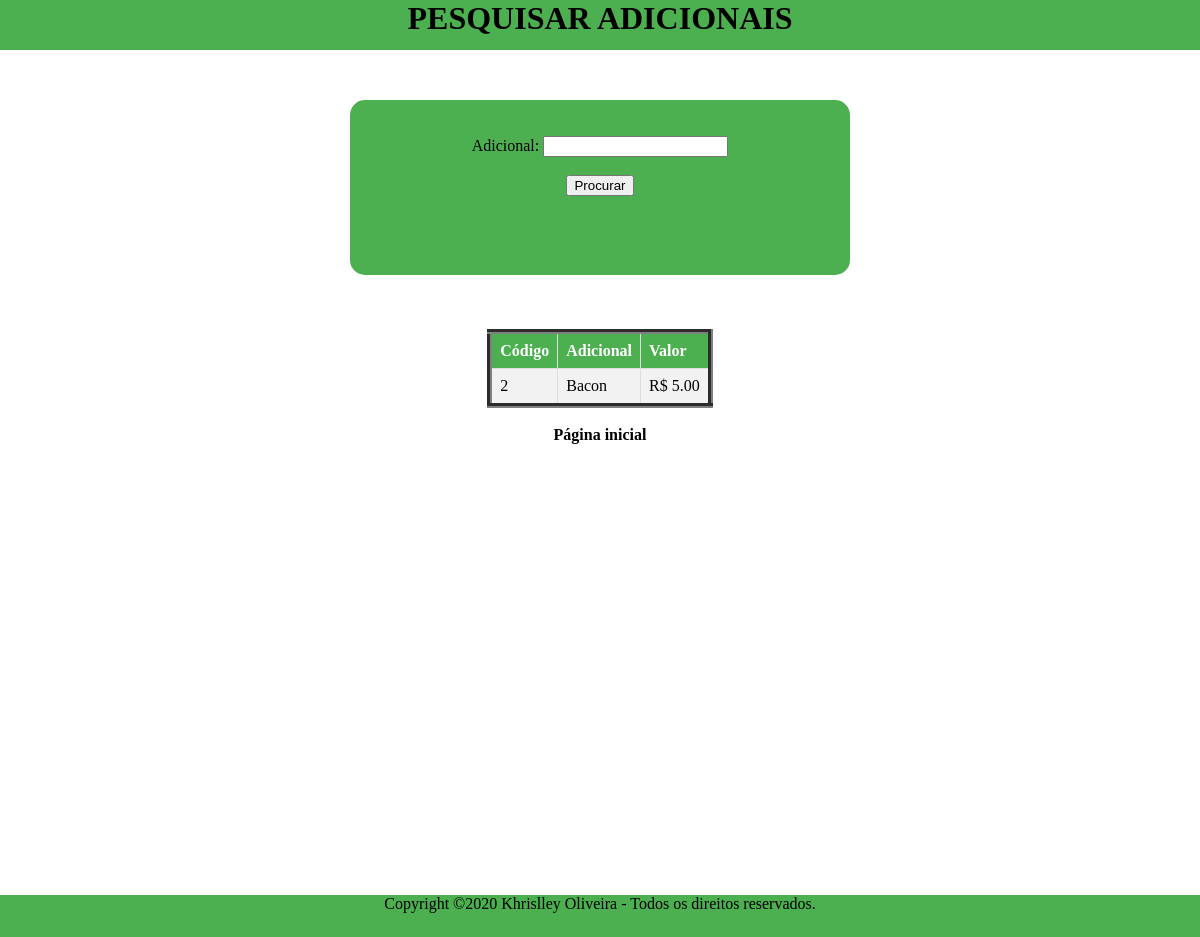
Page /procurarAdicional.php?busca=Bacon (signed in) on the committed database.
### tables this page shows
CREATE TABLE `adicional` (
  `CODI_ADICIONAL` int NOT NULL AUTO_INCREMENT,
  `NOME_ADICIONAL` varchar(120) NOT NULL,
  `VALOR_ADICIONAL` decimal(6,2) NOT NULL,
  PRIMARY KEY (`CODI_ADICIONAL`)
);

### procurarAdicional.php (the view, shortened to what this page needs)
<?php
include_once("db.php");
?>
<html>
<head>
    <link rel="stylesheet" href="./style.css">
</head>
<body>
    <header>
        <h1>PESQUISAR ADICIONAIS</h1>
    </header>
    <div class="conteudo">
        <div class="procurar"><br><br>
            <form action="procurarAdicional.php">
                <label>Adicional: </label>
                <input type="text" name="busca" id="busca"><br><br>
                <input type="submit" value="Procurar">
            </form>
        </div>
        <?php
        if (isset($_REQUEST["busca"])) {
            $busca = $_REQUEST["busca"];
            $queryPesquisa = $conexao->query("SELECT * FROM ADICIONAL WHERE NOME_ADICIONAL LIKE '%$busca%';");
        ?>
            <br><br><br>
            <table border="5" id="tabela" class="tabela">
                <tr>
                    <th> Código</th>
                    <th> Adicional</th>
                    <th> Valor</th>
                <?php
                while ($umAdicional = $queryPesquisa->fetch_assoc()) {
                    echo "<tr><td>" . $umAdicional["CODI_ADICIONAL"] . '</td>';
                    echo "<td>" . $umAdicional["NOME_ADICIONAL"] . '</td>';
                    echo "<td>" ."R$ ".$umAdicional["VALOR_ADICIONAL"] . '</td></tr>';
                }
            }
                ?>
            </table><br>
            <a href="menu.php">Página inicial</a>
    </div>
    <footer id="footer" style="font-size: 16px">
        Copyright ©2020 Khrislley Oliveira - Todos os direitos reservados.
    </footer>
</body>
</html>

### style.css (style rules this page uses)
html { font-family: 'Baloo2'; }
body { font-family: 'Baloo2'; height: 800px; text-align: center; text-decoration: none; margin: 0px; }
header { height: 50px; background-color: #4CAF50; margin: 0px auto; position: relative; }
footer { height: 42px; width: auto; background-color: #4CAF50; margin: 0px; position: relative; }
a { text-decoration: none; color: black; font-weight: bold; }
.conteudo { height: 795px; }
.procurar { background-color: #4CAF50; height: 175px; width: 500px; margin: 0px auto; margin-top: 50px; position: relative; border-radius: 15px; }
.tabela { border-collapse: collapse; margin: 0px auto; position: relative; }
.tabela td, #tabela th { border: 1px solid #ddd; padding: 8px; }
.tabela tr:nth-child(even) { background-color: #f2f2f2; }
.tabela th { padding-top: 12px; padding-bottom: 12px; text-align: left; background-color: #4CAF50; color: white; }

### rows in the picture
adicional: CODI_ADICIONAL "2", NOME_ADICIONAL "Bacon", VALOR_ADICIONAL "5.00"
